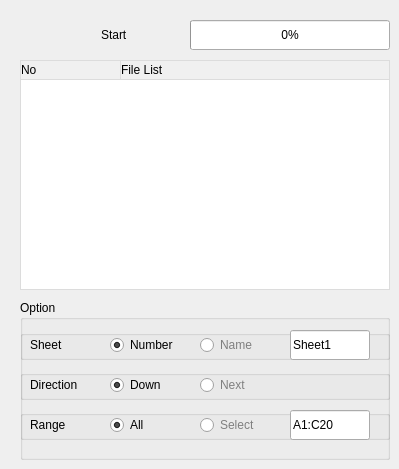
    <widget class="QWidget" name="tab_3">
     <attribute name="title">
      <string>1</string>
     </attribute>
     <widget class="QTableWidget" name="file_control">
      <property name="geometry">
       <rect>
        <x>20</x>
        <y>60</y>
        <width>370</width>
        <height>230</height>
       </rect>
      </property>
      <property name="sizePolicy">
       <sizepolicy hsizetype="Expanding" vsizetype="Expanding">
        <horstretch>0</horstretch>
        <verstretch>0</verstretch>
       </sizepolicy>
      </property>
      <property name="focusPolicy">
       <enum>Qt::NoFocus</enum>
      </property>
      <property name="autoFillBackground">
       <bool>false</bool>
      </property>
      <property name="styleSheet">
       <string notr="true">/*** 테이블 위젯 ***/


/*상부 헤더*/
QHeaderView::section {
	background-color: rgb(240, 240, 240);
	border-style: solid;
	border-color: rgb(220, 220, 220);
	border-right-width: 1px;
	border-bottom: 1px solid rgb(220, 220, 220);
}

/*테이블 바디 외곽*/
QTableWidget{
	background-color:white;
	border-style: solid;
	border-width: 1px;
	border-color: rgb(220, 220, 220);
	padding-right: -1px /*QT 테이블의 우측 비대칭 보정*/
}

/*테이블 내 가이드라인 컬러*/
QTableWidget {
	gridline-color: rgb(220, 220, 220);
}

/*선택항목 컬러*/
QTableWidget::item:selected{
	background-color:rgb(205, 228, 247);
}</string>
      </property>
      <property name="inputMethodHints">
       <set>Qt::ImhNone</set>
      </property>
      <property name="frameShape">
       <enum>QFrame::StyledPanel</enum>
      </property>
      <property name="frameShadow">
       <enum>QFrame::Plain</enum>
      </property>
      <property name="lineWidth">
       <number>1</number>
      </property>
      <property name="midLineWidth">
       <number>0</number>
      </property>
      <property name="verticalScrollBarPolicy">
       <enum>Qt::ScrollBarAsNeeded</enum>
      </property>
      <property name="horizontalScrollBarPolicy">
       <enum>Qt::ScrollBarAsNeeded</enum>
      </property>
      <property name="sizeAdjustPolicy">
       <enum>QAbstractScrollArea::AdjustToContents</enum>
      </property>
      <property name="autoScroll">
       <bool>false</bool>
      </property>
      <property name="editTriggers">
       <set>QAbstractItemView::NoEditTriggers</set>
      </property>
      <property name="alternatingRowColors">
       <bool>false</bool>
      </property>
      <property name="selectionMode">
       <enum>QAbstractItemView::ExtendedSelection</enum>
      </property>
      <property name="selectionBehavior">
       <enum>QAbstractItemView::SelectRows</enum>
      </property>
      <property name="horizontalScrollMode">
       <enum>QAbstractItemView::ScrollPerPixel</enum>
      </property>
      <property name="showGrid">
       <bool>true</bool>
      </property>
      <property name="gridStyle">
       <enum>Qt::SolidLine</enum>
      </property>
      <property name="sortingEnabled">
       <bool>false</bool>
      </property>
      <property name="wordWrap">
       <bool>false</bool>
      </property>
      <property name="cornerButtonEnabled">
       <bool>true</bool>
      </property>
      <property name="rowCount">
       <number>0</number>
      </property>
      <attribute name="horizontalHeaderCascadingSectionResizes">
       <bool>false</bool>
      </attribute>
      <attribute name="horizontalHeaderMinimumSectionSize">
       <number>40</number>
      </attribute>
      <attribute name="horizontalHeaderDefaultSectionSize">
       <number>100</number>
      </attribute>
      <attribute name="horizontalHeaderHighlightSections">
       <bool>false</bool>
      </attribute>
      <attribute name="horizontalHeaderShowSortIndicator" stdset="0">
       <bool>false</bool>
      </attribute>
      <attribute name="horizontalHeaderStretchLastSection">
       <bool>true</bool>
      </attribute>
      <attribute name="verticalHeaderVisible">
       <bool>false</bool>
      </attribute>
      <attribute name="verticalHeaderShowSortIndicator" stdset="0">
       <bool>false</bool>
      </attribute>
      <attribute name="verticalHeaderStretchLastSection">
       <bool>false</bool>
      </attribute>
      <column>
       <property name="text">
        <string>No</string>
       </property>
       <property name="textAlignment">
        <set>AlignLeading|AlignVCenter</set>
       </property>
      </column>
      <column>
       <property name="text">
        <string>File List</string>
       </property>
       <property name="textAlignment">
        <set>AlignLeading|AlignVCenter</set>
       </property>
      </column>
     </widget>
     <widget class="QPushButton" name="file_open_btn">
      <property name="geometry">
       <rect>
        <x>20</x>
        <y>20</y>
        <width>40</width>
        <height>30</height>
       </rect>
      </property>
      <property name="cursor">
       <cursorShape>ArrowCursor</cursorShape>
      </property>
      <property name="focusPolicy">
       <enum>Qt::NoFocus</enum>
      </property>
      <property name="layoutDirection">
       <enum>Qt::LeftToRight</enum>
      </property>
      <property name="autoFillBackground">
       <bool>false</bool>
      </property>
      <property name="styleSheet">
       <string notr="true">QPushButton {background-color: transparent;border-radius: 0px;border-style: solid;border-width: 1px;border-color: transparent;}
QPushButton:hover {background-color: rgb(229, 241, 251);border-color: rgb(0, 120, 215);}
QPushButton:pressed {background-color: rgb(205, 228, 247);border-color: rgb(0, 85, 155);}</string>
      </property>
      <property name="inputMethodHints">
       <set>Qt::ImhNone</set>
      </property>
      <property name="text">
       <string/>
      </property>
      <property name="icon">
       <iconset>
        <normaloff>:/__resource__/image/unit_add.png</normaloff>:/__resource__/image/unit_add.png</iconset>
      </property>
      <property name="iconSize">
       <size>
        <width>30</width>
        <height>30</height>
       </size>
      </property>
      <property name="shortcut">
       <string/>
      </property>
      <property name="checkable">
       <bool>false</bool>
      </property>
      <property name="flat">
       <bool>false</bool>
      </property>
     </widget>
     <widget class="QPushButton" name="file_remove_btn">
      <property name="geometry">
       <rect>
        <x>60</x>
        <y>20</y>
        <width>40</width>
        <height>30</height>
       </rect>
      </property>
      <property name="cursor">
       <cursorShape>ArrowCursor</cursorShape>
      </property>
      <property name="focusPolicy">
       <enum>Qt::NoFocus</enum>
      </property>
      <property name="styleSheet">
       <string notr="true">QPushButton {background-color: transparent;border-radius: 0px;border-style: solid;border-width: 1px;border-color: transparent;}
QPushButton:hover {background-color: rgb(229, 241, 251);border-color: rgb(0, 120, 215);}
QPushButton:pressed {background-color: rgb(205, 228, 247);border-color: rgb(0, 85, 155);}
</string>
      </property>
      <property name="text">
       <string/>
      </property>
      <property name="icon">
       <iconset>
        <normaloff>:/__resource__/image/unit_delete.png</normaloff>:/__resource__/image/unit_delete.png</iconset>
      </property>
      <property name="iconSize">
       <size>
        <width>30</width>
        <height>30</height>
       </size>
      </property>
      <property name="autoDefault">
       <bool>false</bool>
      </property>
      <property name="default">
       <bool>false</bool>
      </property>
      <property name="flat">
       <bool>false</bool>
      </property>
     </widget>
     <widget class="QPushButton" name="file_run_btn">
      <property name="geometry">
       <rect>
        <x>100</x>
        <y>20</y>
        <width>80</width>
        <height>30</height>
       </rect>
      </property>
      <property name="cursor">
       <cursorShape>ArrowCursor</cursorShape>
      </property>
      <property name="focusPolicy">
       <enum>Qt::NoFocus</enum>
      </property>
      <property name="styleSheet">
       <string notr="true">QPushButton {background-color: transparent;border-radius: 0px;border-style: solid;border-width: 1px;border-color: transparent;
text-align:left}
QPushButton:hover {background-color: rgb(229, 241, 251);border-color: rgb(0, 120, 215);}
QPushButton:pressed {background-color: rgb(205, 228, 247);border-color: rgb(0, 85, 155);}</string>
      </property>
      <property name="text">
       <string>Start</string>
      </property>
      <property name="icon">
       <iconset>
        <normaloff>:/__resource__/image/unit_run.png</normaloff>:/__resource__/image/unit_run.png</iconset>
      </property>
      <property name="iconSize">
       <size>
        <width>30</width>
        <height>30</height>
       </size>
      </property>
      <property name="flat">
       <bool>false</bool>
      </property>
     </widget>
     <widget class="QGroupBox" name="groupBox_12">
      <property name="geometry">
       <rect>
        <x>20</x>
        <y>300</y>
        <width>370</width>
        <height>160</height>
       </rect>
      </property>
      <property name="styleSheet">
       <string notr="true">QRadioButton::indicator:checked{image: url(:/__resource__/image/unit_radio_checked.png);}
QRadioButton::indicator:unchecked{image: url(:/__resource__/image/unit_radio_unchecked.png);}
QRadioButton:checked{background-color: transparent}
QRadioButton:unchecked{color: rgb(127, 127, 127);}
QRadioButton:hover {background-color: rgb(230, 230, 230);}</string>
      </property>
      <property name="title">
       <string>Option</string>
      </property>
      <property name="flat">
       <bool>true</bool>
      </property>
      <widget class="QGroupBox" name="groupBox_14">
       <property name="geometry">
        <rect>
         <x>0</x>
         <y>70</y>
         <width>370</width>
         <height>30</height>
        </rect>
       </property>
       <property name="title">
        <string/>
       </property>
       <property name="flat">
        <bool>true</bool>
       </property>
       <widget class="QRadioButton" name="n_in">
        <property name="geometry">
         <rect>
          <x>180</x>
          <y>0</y>
          <width>80</width>
          <height>30</height>
         </rect>
        </property>
        <property name="focusPolicy">
         <enum>Qt::NoFocus</enum>
        </property>
        <property name="styleSheet">
         <string notr="true"/>
        </property>
        <property name="text">
         <string>Next</string>
        </property>
        <property name="iconSize">
         <size>
          <width>20</width>
          <height>20</height>
         </size>
        </property>
        <property name="checked">
         <bool>false</bool>
        </property>
       </widget>
       <widget class="QRadioButton" name="d_in">
        <property name="geometry">
         <rect>
          <x>90</x>
          <y>0</y>
          <width>80</width>
          <height>30</height>
         </rect>
        </property>
        <property name="focusPolicy">
         <enum>Qt::NoFocus</enum>
        </property>
        <property name="styleSheet">
         <string notr="true"/>
        </property>
        <property name="text">
         <string>Down</string>
        </property>
        <property name="iconSize">
         <size>
          <width>20</width>
          <height>20</height>
         </size>
        </property>
        <property name="checked">
         <bool>true</bool>
        </property>
       </widget>
       <widget class="QLabel" name="l_opt1_15">
        <property name="geometry">
         <rect>
          <x>10</x>
          <y>0</y>
          <width>61</width>
          <height>30</height>
         </rect>
        </property>
        <property name="text">
         <string>Direction</string>
        </property>
        <property name="alignment">
         <set>Qt::AlignLeading|Qt::AlignLeft|Qt::AlignVCenter</set>
        </property>
       </widget>
      </widget>
      <widget class="QGroupBox" name="groupBox_13">
       <property name="geometry">
        <rect>
         <x>0</x>
         <y>110</y>
         <width>370</width>
         <height>30</height>
        </rect>
       </property>
       <property name="title">
        <string/>
       </property>
       <property name="flat">
        <bool>true</bool>
       </property>
       <widget class="QRadioButton" name="cbox_range_ini">
        <property name="geometry">
         <rect>
          <x>90</x>
          <y>0</y>
          <width>80</width>
          <height>30</height>
         </rect>
        </property>
        <property name="focusPolicy">
         <enum>Qt::NoFocus</enum>
        </property>
        <property name="styleSheet">
         <string notr="true"/>
        </property>
        <property name="text">
         <string>All</string>
        </property>
        <property name="iconSize">
         <size>
          <width>20</width>
          <height>20</height>
         </size>
        </property>
        <property name="checked">
         <bool>true</bool>
        </property>
       </widget>
       <widget class="QRadioButton" name="cbox_range">
        <property name="geometry">
         <rect>
          <x>180</x>
          <y>0</y>
          <width>80</width>
          <height>30</height>
         </rect>
        </property>
        <property name="focusPolicy">
         <enum>Qt::NoFocus</enum>
        </property>
        <property name="styleSheet">
         <string notr="true"/>
        </property>
        <property name="text">
         <string>Select</string>
        </property>
        <property name="iconSize">
         <size>
          <width>20</width>
          <height>20</height>
         </size>
        </property>
        <property name="checked">
         <bool>false</bool>
        </property>
       </widget>
       <widget class="QLineEdit" name="range_input">
        <property name="geometry">
         <rect>
          <x>270</x>
          <y>0</y>
          <width>80</width>
          <height>30</height>
         </rect>
        </property>
        <property name="sizePolicy">
         <sizepolicy hsizetype="Expanding" vsizetype="Fixed">
          <horstretch>0</horstretch>
          <verstretch>0</verstretch>
         </sizepolicy>
        </property>
        <property name="focusPolicy">
         <enum>Qt::ClickFocus</enum>
        </property>
        <property name="text">
         <string>A1:C20</string>
        </property>
       </widget>
       <widget class="QLabel" name="l_opt1_17">
        <property name="geometry">
         <rect>
          <x>10</x>
          <y>0</y>
          <width>71</width>
          <height>30</height>
         </rect>
        </property>
        <property name="text">
         <string>Range</string>
        </property>
        <property name="alignment">
         <set>Qt::AlignLeading|Qt::AlignLeft|Qt::AlignVCenter</set>
        </property>
       </widget>
      </widget>
      <widget class="QGroupBox" name="groupBox_18">
       <property name="geometry">
        <rect>
         <x>0</x>
         <y>30</y>
         <width>370</width>
         <height>30</height>
        </rect>
       </property>
       <property name="title">
        <string/>
       </property>
       <property name="flat">
        <bool>true</bool>
       </property>
       <widget class="QSpinBox" name="ws_in">
        <property name="geometry">
         <rect>
          <x>270</x>
          <y>0</y>
          <width>80</width>
          <height>30</height>
         </rect>
        </property>
        <property name="focusPolicy">
         <enum>Qt::ClickFocus</enum>
        </property>
        <property name="minimum">
         <number>1</number>
        </property>
        <property name="maximum">
         <number>99</number>
        </property>
        <property name="singleStep">
         <number>1</number>
        </property>
        <property name="value">
         <number>1</number>
        </property>
       </widget>
       <widget class="QLabel" name="l_opt1_14">
        <property name="geometry">
         <rect>
          <x>10</x>
          <y>0</y>
          <width>71</width>
          <height>30</height>
         </rect>
        </property>
        <property name="text">
         <string>Sheet</string>
        </property>
        <property name="alignment">
         <set>Qt::AlignLeading|Qt::AlignLeft|Qt::AlignVCenter</set>
        </property>
       </widget>
       <widget class="QRadioButton" name="ws_target_cbox_ini">
        <property name="geometry">
         <rect>
          <x>90</x>
          <y>0</y>
          <width>80</width>
          <height>30</height>
         </rect>
        </property>
        <property name="focusPolicy">
         <enum>Qt::NoFocus</enum>
        </property>
        <property name="styleSheet">
         <string notr="true"/>
        </property>
        <property name="text">
         <string>Number</string>
        </property>
        <property name="iconSize">
         <size>
          <width>20</width>
          <height>20</height>
         </size>
        </property>
        <property name="checked">
         <bool>true</bool>
        </property>
       </widget>
       <widget class="QRadioButton" name="ws_target_cbox">
        <property name="geometry">
         <rect>
          <x>180</x>
          <y>0</y>
          <width>80</width>
          <height>30</height>
         </rect>
        </property>
        <property name="focusPolicy">
         <enum>Qt::NoFocus</enum>
        </property>
        <property name="styleSheet">
         <string notr="true"/>
        </property>
        <property name="text">
         <string>Name</string>
        </property>
        <property name="iconSize">
         <size>
          <width>20</width>
          <height>20</height>
         </size>
        </property>
        <property name="checked">
         <bool>false</bool>
        </property>
       </widget>
       <widget class="QLineEdit" name="ws_str_in">
        <property name="geometry">
         <rect>
          <x>270</x>
          <y>0</y>
          <width>80</width>
          <height>30</height>
         </rect>
        </property>
        <property name="sizePolicy">
         <sizepolicy hsizetype="Expanding" vsizetype="Fixed">
          <horstretch>0</horstretch>
          <verstretch>0</verstretch>
         </sizepolicy>
        </property>
        <property name="focusPolicy">
         <enum>Qt::ClickFocus</enum>
        </property>
        <property name="text">
         <string>Sheet1</string>
        </property>
       </widget>
      </widget>
     </widget>
     <widget class="QProgressBar" name="pbar">
      <property name="geometry">
       <rect>
        <x>190</x>
        <y>20</y>
        <width>200</width>
        <height>30</height>
       </rect>
      </property>
      <property name="maximum">
       <number>10000</number>
      </property>
      <property name="value">
       <number>0</number>
      </property>
      <property name="textVisible">
       <bool>true</bool>
      </property>
     </widget>
     <zorder>file_control</zorder>
     <zorder>file_open_btn</zorder>
     <zorder>file_remove_btn</zorder>
     <zorder>groupBox_12</zorder>
     <zorder>pbar</zorder>
     <zorder>file_run_btn</zorder>
    </widget>
